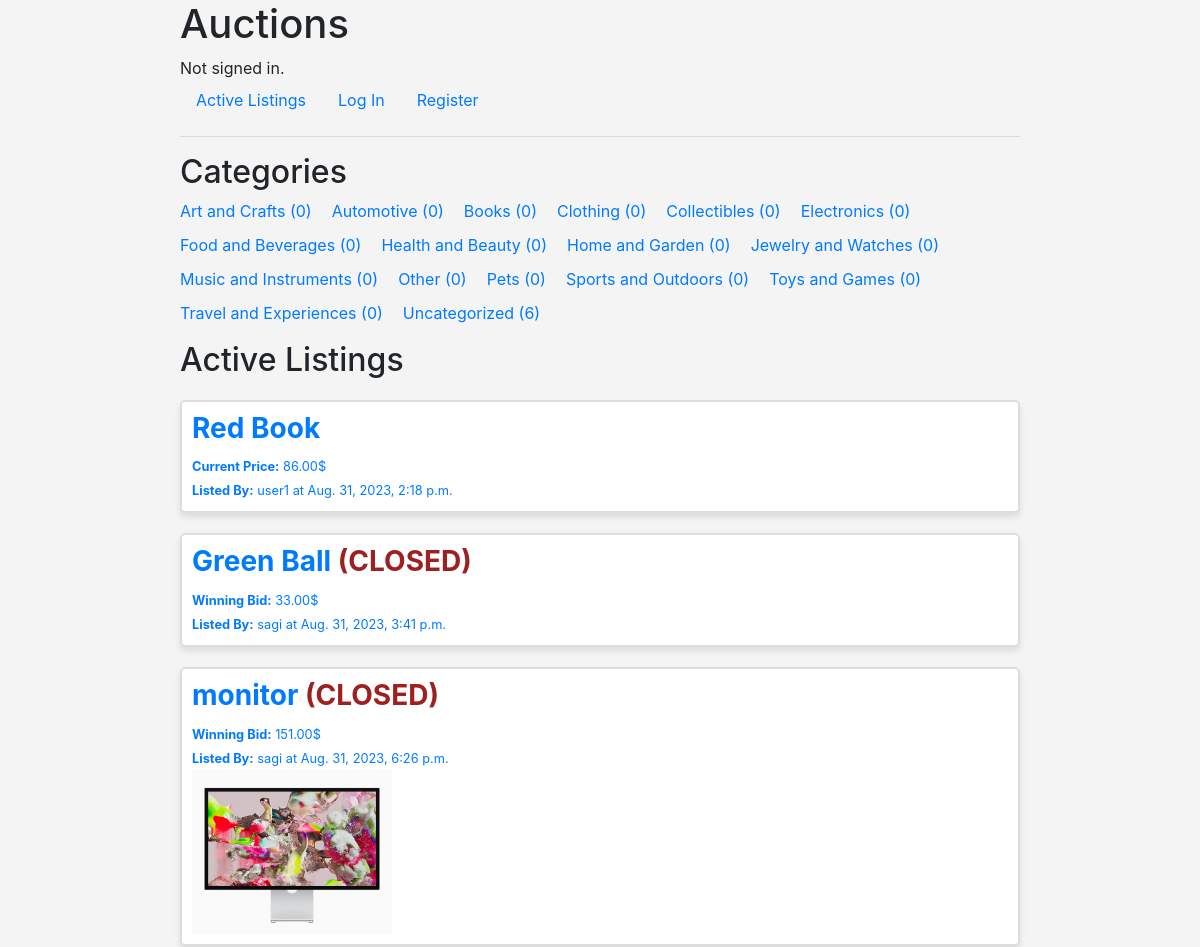
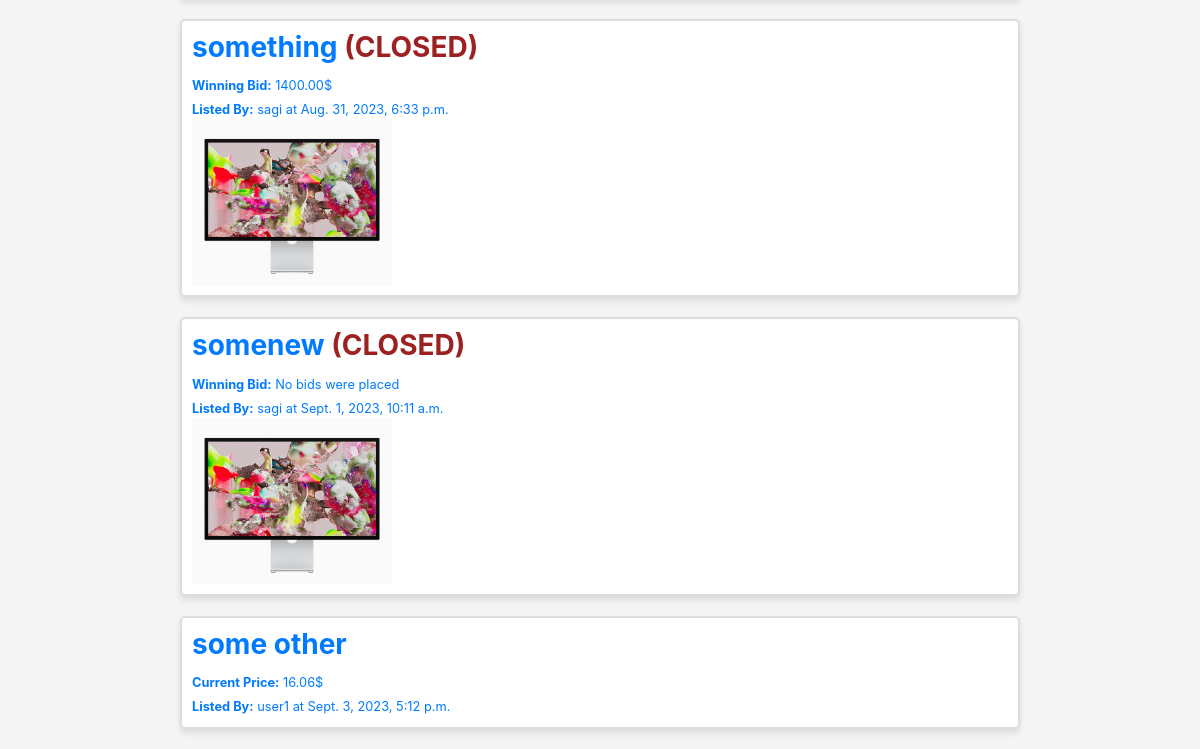
The app's page /, older data (2 pictures, top to bottom).
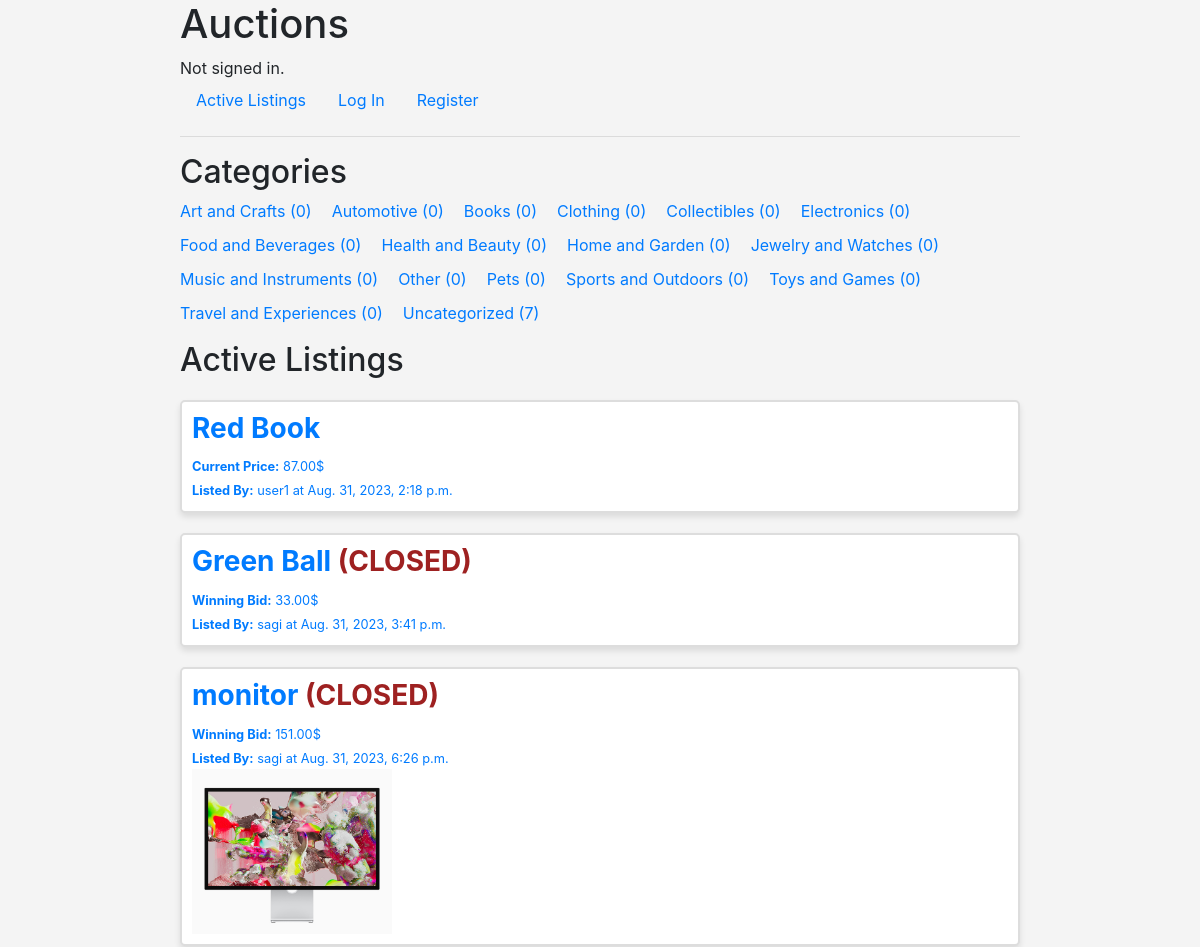
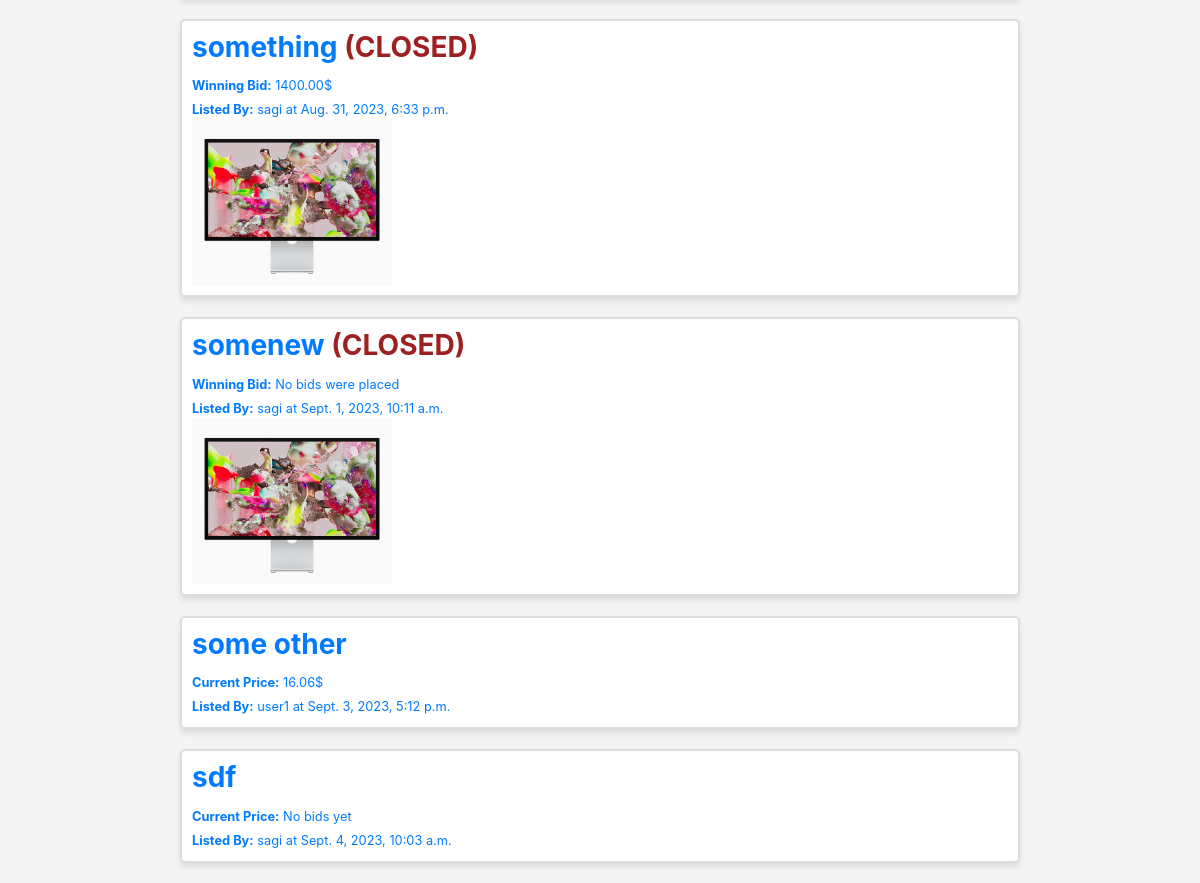
The same page, newer data (2 pictures, top to bottom).
### auctions/models.py (models this page shows)
class AuctionList(models.Model):
    seller = models.ForeignKey('User', on_delete=models.CASCADE, related_name = "lists")
    productName = models.CharField(max_length=64)
    initialPrice = models.DecimalField(max_digits=30, decimal_places=2)
    info = models.TextField(max_length=1000)
    creationTime = models.DateTimeField(auto_now_add=True)
    image = models.ImageField(upload_to= user_directory_path, blank=True, null=True)
    watchlist = models.ManyToManyField(User, blank=True, related_name = "watchlist")
    CATEGORY_CHOICES = [
        ('Uncategorized', 'Select a category'),
        ('Electronics', 'Electronics'),
        ('Clothing', 'Clothing'),
        ('Home and Garden', 'Home and Garden'),
        ('Toys and Games', 'Toys and Games'),
        ('Books', 'Books'),
        ('Sports and Outdoors', 'Sports and Outdoors'),
        ('Automotive', 'Automotive'),
        ('Jewelry and Watches', 'Jewelry and Watches'),
        ('Collectibles', 'Collectibles'),
        ('Health and Beauty', 'Health and Beauty'),
        ('Music and Instruments', 'Music and Instruments'),
        ('Art and Crafts', 'Art and Crafts'),
        ('Food and Beverages', 'Food and Beverages'),
        ('Pets', 'Pets'),
        ('Travel and Experiences', 'Travel and Experiences'),
        ('Other', 'Other'),
    ]
    category = models.CharField(
        max_length=50,
        choices=CATEGORY_CHOICES,
        default='Uncategorized',
    )
    AUCTION_STATUS_CHOICES = (
        ('active', 'Active'),
        ('closed', 'Closed')
    )
    status = models.CharField(
        max_length=10,
        choices=AUCTION_STATUS_CHOICES,
        default='active'  # Set the default status to 'active' when an auction is created.
    )

class User(AbstractUser):
    pass

### auctions/views.py (the view)
# urls.py: path("", views.index, name="index"),
def index(request):
    return render(request, "auctions/index.html", {
        'auctionLists': AuctionList.objects.annotate(highestBid=Max('bids__bidPrice')).order_by('creationTime'),
        'categories_with_counts': getCategoriesWithCount(),
    })

### auctions/context_processors.py (called while the page is built)
def notification_count(request):
    if request.user.is_authenticated:
        return {'notification_count': Notification.objects.filter(user=request.user, is_read=False).count()}
    return {}

### auctions/util.py (called while the page is built)
def getCategoriesWithCount():
    categories_with_counts = AuctionList.objects.values('category').annotate(category_count=Count('category'))
    all_categories = AuctionList.CATEGORY_CHOICES
    all_categories_with_counts = [{'category': category[0], 'category_count': 0} for category in all_categories]
    merged_categories = {category['category']: category for category in all_categories_with_counts}
    for category in categories_with_counts:
        merged_categories[category['category']] = category
    sorted_categories = sorted(merged_categories.values(), key=lambda x: x['category'])
    return sorted_categories

### auctions/templates/auctions/index.html
{% extends "auctions/layout.html" %}
{% block body %}
    <h2>Categories</h2>
    <ul class="horizontalCategories">
        {% for category in categories_with_counts %}
        <li><a href="{% url 'categoryPage' category.category %}">{{ category.category }} ({{ category.category_count }}) </a></li>
        {% endfor %}
    </ul>
    <h2>Active Listings</h2>
    {% for product in auctionLists %}
    <a href="{% url 'productPage' product.id%}" class="auctionProductLink">
        <div class="auctionProduct">
            <div class="productText">
                <h3><b> {{product.productName}} <span class="status">{% if product.status == 'closed' %} (CLOSED) {% endif %} </span> </b></h3>
                {% if product.highestBid %}
                    {% if product.status == 'active' %}
                        <small><b>Current Price:</b> {{ product.highestBid|floatformat:2  }}$</small> <br>
                    {% else %}
                        <small><b>Winning Bid:</b> {{ product.highestBid|floatformat:2  }}$</small> <br>
                    {% endif %}
                {% else %}
                    {% if product.status == 'active' %}
                        <small><b>Current Price:</b> No bids yet</small><br>
                    {% else %}
                        <small><b>Winning Bid:</b> No bids were placed </small><br>
                    {% endif %}
                {% endif %}
                <small><b>Listed By:</b> {{product.seller}} at {{ product.creationTime }}</small>
            </div>
            <div class="productImg">
                {% if product.image %}
                    <img src="{{ product.image.url }}" alt="{{ product.productName }}" style="max-width: 200px;">
                {% endif %}
            </div>
        </div>
    </a>
    {%empty%}
        <p>No active listings.</p>
    {% endfor %}
{% endblock %}

### auctions/templates/auctions/layout.html (shortened to what this page needs)
{% load static %}
<!DOCTYPE html>
<html lang="en">
    <head>
        <link rel="stylesheet" href="https://stackpath.bootstrapcdn.com/bootstrap/4.4.1/css/bootstrap.min.css">
        <link href="{% static 'auctions/styles.css' %}" rel="stylesheet">
    </head>
    <body>
        <h1>Auctions</h1>
        <div>
            {% if user.is_authenticated %}
                Signed in as <strong>{{ user.username }}</strong>.
            {% else %}
                Not signed in.
            {% endif %}
        </div>
        <ul class="nav">
            <li class="nav-item">
                <a class="nav-link" href="{% url 'index' %}">Active Listings</a>
            </li>
            {% if user.is_authenticated %}
                <li class="nav-item">
                    <a class="nav-link" href="{% url 'createListing' %}">Create Listing</a>
                </li>
                <li class="nav-item">
                    <a class="nav-link" href="{% url 'watchlist' %}">Watchlist{% if notification_count >= 0 %} <span class="badge bg-secondary" style="color: white">{{ notification_count }} </span>{% endif %}</a>
                </li>
                <li class="nav-item">
                    <a class="nav-link" href="{% url 'logout' %}">Log Out</a>
                </li>
            {% else %}
                <li class="nav-item">
                    <a class="nav-link" href="{% url 'login' %}">Log In</a>
                </li>
                <li class="nav-item">
                    <a class="nav-link" href="{% url 'register' %}">Register</a>
                </li>
            {% endif %}
        </ul>
        <hr>
        {% block body %}
        {% endblock %}
    </body>
</html>

### auctions/static/auctions/styles.css (style rules this page uses)
body { margin-left:auto; margin-right:auto; width:70%; background-color: #f4f4f4; }
.auctionProduct { background-color: #fff; border: 2px solid #ddd; margin: 20px 0px; padding: 10px; box-shadow: 0 4px 6px rgba(0, 0, 0, 0.1); background-color: #fff; border-radius: 5px; }
a.auctionProductLink { text-decoration: none; }
.status { color: rgb(158, 33, 33) !important; }
.horizontalCategories { list-style: none; padding: 0; display: flex; flex-wrap: wrap; gap:10px; }
.horizontalCategories li { margin-right: 10px; }
.horizontalCategories li a { text-decoration: none; }

Row changes from the older to the newer data that the page shows:
computed for AuctionList "Red Book": highestBid "86.00" → "87.00"
added AuctionList: productName "sdf", shows "Current Price:", status "No bids yet", seller "sagi", creationTime "Sept. 4, 2023, 10:03 a.m."
Text that changed along with them:
new list line: "Uncategorized ( 7 )"
list line gone: "Uncategorized ( 6 )"
